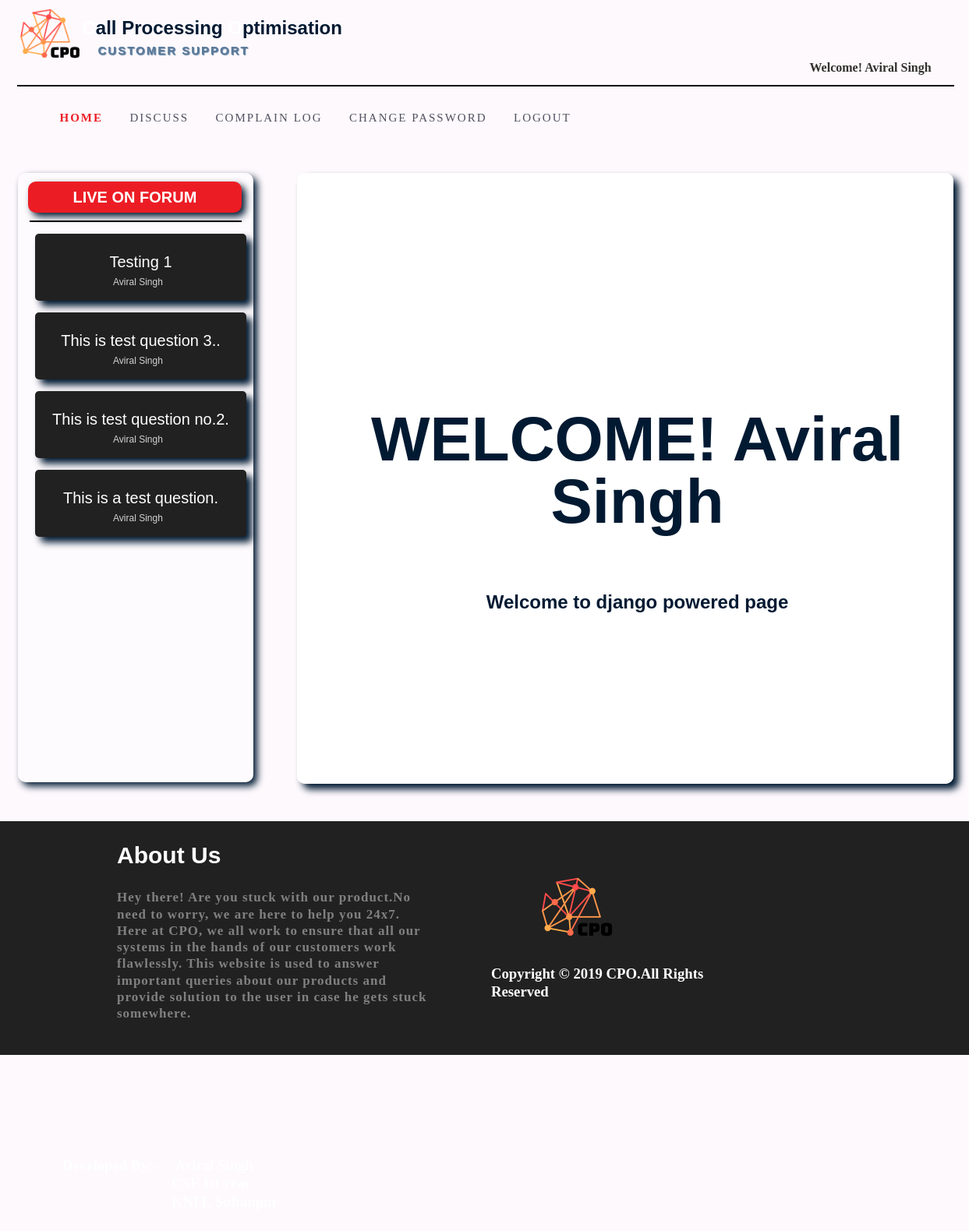
The app's page /userzone/userhome (signed in), older data.
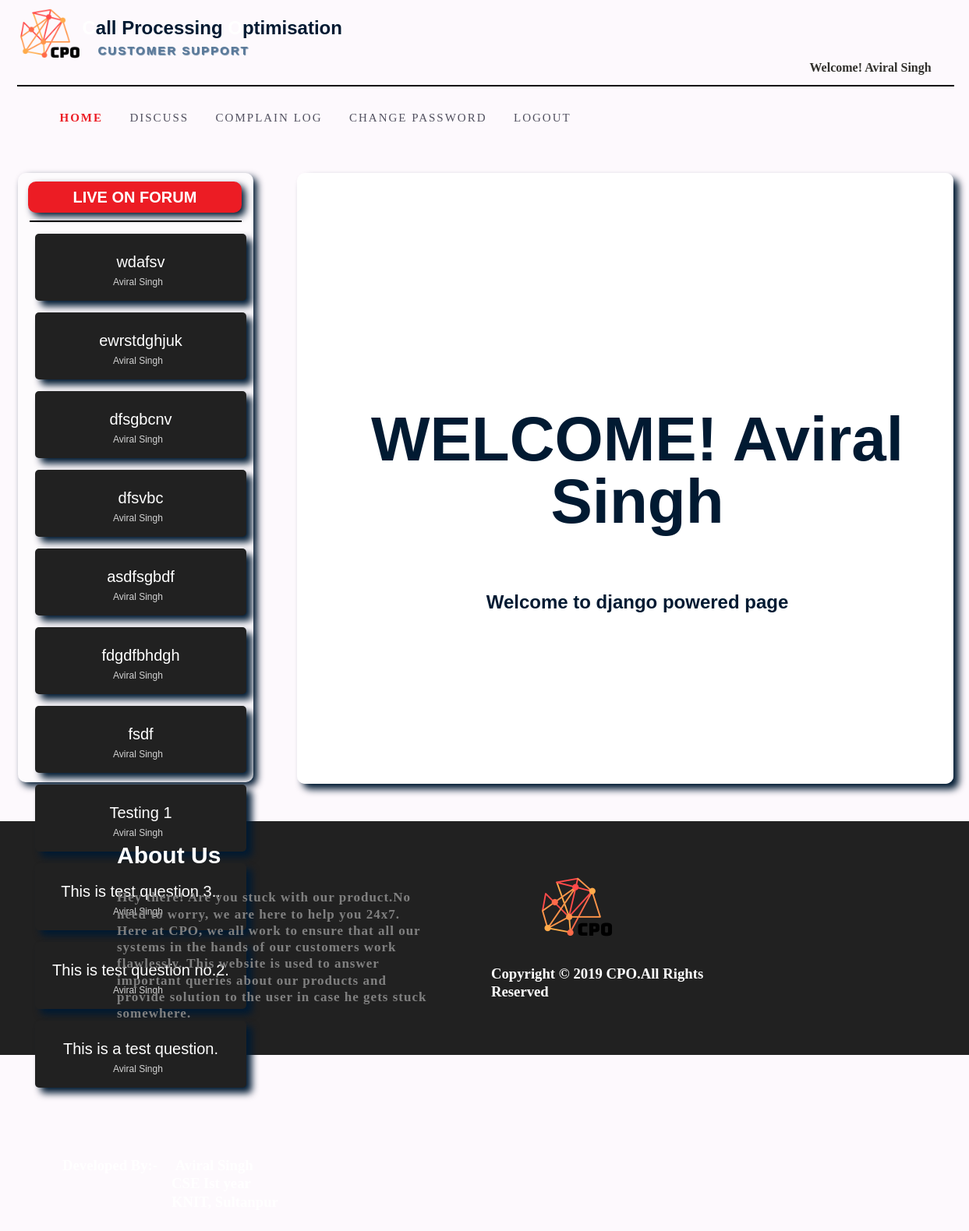
The same page, newer data.
### userzone/models.py (models this page shows)
class Question(models.Model):
    qid=models.AutoField(primary_key=True)
    questiontext=models.TextField()
    askedby=models.CharField(max_length=50)
    posteddate=models.CharField(max_length=30)

### userzone/views.py (the view)
# urls.py: path('userhome',views.userhome,name='userhome'),
def userhome(request):
    try:   #in case we try to login with userid=null(gets deleted after logout) python gives KeyError
        if request.session['userid']:
            email=request.session.get('userid')
            n=CustomerInfo.objects.get(emailaddress=email)
            name=n.name
            q=Question.objects.all()
            nf=Notification.objects.all()
            return render(request,'userhome.html',{'name':name,'nf':nf,'q':q})
        else:
            return render(request,'login.html')
    except KeyError:
        return render(request,'login.html')

### userzone/templates/userhome.html (shortened to what this page needs)
<!DOCTYPE html>
<html lang="en">
<head>
    {% load static %}
    <link href="{% static 'css\style2.css' %}" rel="stylesheet" />
</head>
<body>
<div id="b1">
<div id="outer">
    <div id="p1">
        <div class="s1">
            <a href="{% url 'userzone:userhome' %}"><div class="s3" style="background-image:url('{% static "images/logo.png" %}');background-size:100%;background-repeat:no-repeat;"></div></a>
            <div class="s4">
                <h2><span style="color:white;">C</span>all Processing <span style="color:white;">O</span>ptimisation</h2>
                <h4 style="color:#5b7a9a; margin-left:20px;margin-top:-15px;font-size:15px;letter-spacing:2px;text-shadow:1px 1px 1px;">CUSTOMER SUPPORT</h4>
            </div>
            <div class="s5" style="border:1px solid transparent;width:200px;">
                {% if name %}
                <h4 style="margin-top:75px;color:#31302c;margin-left:20px;font-family:calibri;letterspacing:1px;">Welcome! {{ name }}</h4>
                {% endif %}
            </div>
        </div>
        <hr style="border:0.5px solid black;width:100%;"/>
    <div id="menu">
	    <ul>
		    <li><a style="font-weight:900;color:#ec1c24;" href="{% url 'userzone:userhome' %}">HOME</a></li>
		    <li><a href="{% url 'userzone:discussion' %}">DISCUSS</a></li>
		    <li><a href="{% url 'userzone:complainlog' %}">COMPLAIN LOG</a></li>
		    <li><a href="{% url 'userzone:changepassword' %}">CHANGE PASSWORD</a></li>
		    <li><a href="{% url 'userzone:logout' %}">LOGOUT</a></li>
		</ul>
	</div>
    <div class="s6" style="min-height:800px;"><br/>
        <div class="s7">
            <div class="notification1"><br/>
                <a href="{% url 'userzone:discussion' %}" style="text-decoration:none;"><p style="font-size:20px;font-weight:900;color:white;margin-top:-12px;">LIVE ON FORUM</p></a>
            </div>
            <hr/>
            <center>
                <div class="notification2">
            <marquee direction="up" height="690" onmouseover="stop()" onmouseout="start()">
            {% for n in q reversed %}
                <div class="notification3">
                    <a href="{% url 'userzone:viewanswer' n.qid %}" style="text-decoration:none;">
            <span style="text-align:center;">
                <p style="color:white;font-size:20px;">{{ n.questiontext }}</p>
                <p style="color:lightgrey;font-size:12px;margin-top:-14px;margin-left:-7px">{{ n.askedby }}</p>
            </span></a>
                    </div>
            {% endfor %}
            </marquee>
                    </div>
                </center>
        </div>
        <div class="s8">
            <center>
              <div id="wrapper">
      <div id="container">
          <h1>WELCOME! {{ name }}</h1>
        <h2>Welcome to django powered page</h2>
      </div>
  </div>
                </center>
        </div>
    </div>
    </div>
<div class="s9">
    <div class="s11"></div>
    <div class="s10">
        <h2 style="font-size:30px;color:white;">About Us</h2>
        <p style="font-family:calibri;color:#808080;letter-spacing:1px;font-weight:900;font-size:17px;">Hey there! Are you
            stuck with our product.No need to worry, we are here to help you 24x7.  Here at CPO, we all work to ensure that all
        our systems in the hands of our customers work flawlessly.  This website is used to answer important queries about
        our products and provide solution to the user in case he gets stuck somewhere.</p>
    </div>
    <div class="s10">
        <img src="{% static 'images/logo.png' %}" height="100px" width="100px" style="margin-left:140px;margin-top:60px;"/>
        <h3 style="color:white;margin-left:80px;font-family:calibri;">Copyright &copy 2019 CPO.All Rights Reserved</h3>
    </div>
    <div class="s10">
        <h3 style="color:white;margin-left:80px;font-family:calibri;margin-top:130px;">Developed By:- <span style="margin-left:18px;">Aviral Singh</span><br/>
            <span style="margin-left:140px;">CSE Ist year</span><br/><span style="margin-left:140px;">KNIT, Sultanpur</span></h3>
    </div>
</div>
</div>
</div>
</body>
</html>

Row changes from the older to the newer data that the page shows:
added Question: questiontext "wdafsv", askedby "Aviral Singh"
added Question: questiontext "ewrstdghjuk", askedby "Aviral Singh"
added Question: questiontext "dfsgbcnv", askedby "Aviral Singh"
added Question: questiontext "dfsvbc", askedby "Aviral Singh"
added Question: questiontext "asdfsgbdf", askedby "Aviral Singh"
added Question: questiontext "fdgdfbhdgh", askedby "Aviral Singh"
added Question: questiontext "fsdf", askedby "Aviral Singh"
